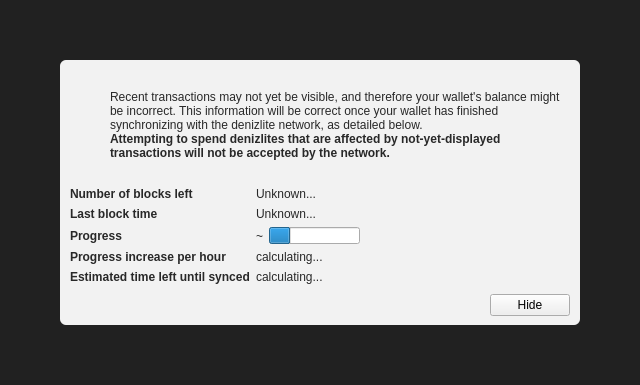
<?xml version="1.0" encoding="UTF-8"?>
<ui version="4.0">
 <class>ModalOverlay</class>
 <widget class="ModalOverlay" name="ModalOverlay">
  <property name="geometry">
   <rect>
    <x>0</x>
    <y>0</y>
    <width>640</width>
    <height>385</height>
   </rect>
  </property>
  <property name="windowTitle">
   <string>Form</string>
  </property>
  <layout class="QVBoxLayout" name="verticalLayout" stretch="0">
   <property name="sizeConstraint">
    <enum>QLayout::SetDefaultConstraint</enum>
   </property>
   <property name="leftMargin">
    <number>0</number>
   </property>
   <property name="topMargin">
    <number>0</number>
   </property>
   <property name="rightMargin">
    <number>0</number>
   </property>
   <property name="bottomMargin">
    <number>0</number>
   </property>
   <item>
    <widget class="QWidget" name="bgWidget" native="true">
     <property name="styleSheet">
      <string notr="true">#bgWidget { background: rgba(0,0,0,220); }</string>
     </property>
     <layout class="QVBoxLayout" name="verticalLayoutMain" stretch="1">
      <property name="leftMargin">
       <number>60</number>
      </property>
      <property name="topMargin">
       <number>60</number>
      </property>
      <property name="rightMargin">
       <number>60</number>
      </property>
      <property name="bottomMargin">
       <number>60</number>
      </property>
      <item>
       <widget class="QWidget" name="contentWidget" native="true">
        <property name="styleSheet">
         <string notr="true">#contentWidget { background: rgba(255,255,255,240); border-radius: 6px; }

QLabel { color: rgb(40,40,40);  }</string>
        </property>
        <layout class="QVBoxLayout" name="verticalLayoutSub" stretch="1,0,0,0">
         <property name="spacing">
          <number>0</number>
         </property>
         <property name="leftMargin">
          <number>10</number>
         </property>
         <property name="topMargin">
          <number>10</number>
         </property>
         <property name="rightMargin">
          <number>10</number>
         </property>
         <property name="bottomMargin">
          <number>10</number>
         </property>
         <item>
          <layout class="QHBoxLayout" name="horizontalLayoutIconText" stretch="0,1">
           <property name="topMargin">
            <number>20</number>
           </property>
           <item>
            <layout class="QVBoxLayout" name="verticalLayoutIcon">
             <property name="leftMargin">
              <number>0</number>
             </property>
             <item>
              <widget class="QPushButton" name="warningIcon">
               <property name="enabled">
                <bool>false</bool>
               </property>
               <property name="text">
                <string/>
               </property>
               <property name="icon">
                <iconset>
                 <normaloff>:/icons/warning</normaloff>
                 <disabledoff>:/icons/warning</disabledoff>:/icons/warning</iconset>
               </property>
               <property name="iconSize">
                <size>
                 <width>48</width>
                 <height>48</height>
                </size>
               </property>
               <property name="flat">
                <bool>true</bool>
               </property>
              </widget>
             </item>
             <item>
              <spacer name="verticalSpacerWarningIcon">
               <property name="orientation">
                <enum>Qt::Vertical</enum>
               </property>
               <property name="sizeHint" stdset="0">
                <size>
                 <width>20</width>
                 <height>40</height>
                </size>
               </property>
              </spacer>
             </item>
            </layout>
           </item>
           <item>
            <layout class="QVBoxLayout" name="verticalLayoutInfoText">
             <property name="leftMargin">
              <number>0</number>
             </property>
             <property name="topMargin">
              <number>0</number>
             </property>
             <item>
              <widget class="QLabel" name="infoText">
               <property name="text">
                <string>Recent transactions may not yet be visible, and therefore your wallet's balance might be incorrect. This information will be correct once your wallet has finished synchronizing with the denizlite network, as detailed below.</string>
               </property>
               <property name="textFormat">
                <enum>Qt::RichText</enum>
               </property>
               <property name="wordWrap">
                <bool>true</bool>
               </property>
              </widget>
             </item>
             <item>
              <widget class="QLabel" name="infoTextStrong">
               <property name="font">
                <font>
                 <weight>75</weight>
                 <bold>true</bold>
                </font>
               </property>
               <property name="text">
                <string>Attempting to spend denizlites that are affected by not-yet-displayed transactions will not be accepted by the network.</string>
               </property>
               <property name="textFormat">
                <enum>Qt::RichText</enum>
               </property>
               <property name="wordWrap">
                <bool>true</bool>
               </property>
              </widget>
             </item>
             <item>
              <spacer name="verticalSpacerInTextSpace">
               <property name="orientation">
                <enum>Qt::Vertical</enum>
               </property>
               <property name="sizeHint" stdset="0">
                <size>
                 <width>20</width>
                 <height>40</height>
                </size>
               </property>
              </spacer>
             </item>
            </layout>
           </item>
          </layout>
         </item>
         <item>
          <spacer name="verticalSpacerAfterText">
           <property name="orientation">
            <enum>Qt::Vertical</enum>
           </property>
           <property name="sizeHint" stdset="0">
            <size>
             <width>20</width>
             <height>40</height>
            </size>
           </property>
          </spacer>
         </item>
         <item>
          <layout class="QFormLayout" name="formLayout">
           <property name="fieldGrowthPolicy">
            <enum>QFormLayout::FieldsStayAtSizeHint</enum>
           </property>
           <property name="horizontalSpacing">
            <number>6</number>
           </property>
           <property name="verticalSpacing">
            <number>6</number>
           </property>
           <property name="topMargin">
            <number>10</number>
           </property>
           <item row="0" column="0">
            <widget class="QLabel" name="labelNumberOfBlocksLeft">
             <property name="font">
              <font>
               <weight>75</weight>
               <bold>true</bold>
              </font>
             </property>
             <property name="text">
              <string>Number of blocks left</string>
             </property>
            </widget>
           </item>
           <item row="0" column="1">
            <widget class="QLabel" name="numberOfBlocksLeft">
             <property name="text">
              <string>Unknown...</string>
             </property>
            </widget>
           </item>
           <item row="1" column="0">
            <widget class="QLabel" name="labelLastBlockTime">
             <property name="font">
              <font>
               <weight>75</weight>
               <bold>true</bold>
              </font>
             </property>
             <property name="text">
              <string>Last block time</string>
             </property>
            </widget>
           </item>
           <item row="1" column="1">
            <widget class="QLabel" name="newestBlockDate">
             <property name="sizePolicy">
              <sizepolicy hsizetype="Maximum" vsizetype="Preferred">
               <horstretch>0</horstretch>
               <verstretch>0</verstretch>
              </sizepolicy>
             </property>
             <property name="text">
              <string>Unknown...</string>
             </property>
            </widget>
           </item>
           <item row="2" column="0">
            <widget class="QLabel" name="labelSyncDone">
             <property name="font">
              <font>
               <weight>75</weight>
               <bold>true</bold>
              </font>
             </property>
             <property name="text">
              <string>Progress</string>
             </property>
            </widget>
           </item>
           <item row="2" column="1">
            <layout class="QHBoxLayout" name="horizontalLayoutSync" stretch="0,1">
             <item>
              <widget class="QLabel" name="percentageProgress">
               <property name="text">
                <string notr="true">~</string>
               </property>
              </widget>
             </item>
             <item>
              <widget class="QProgressBar" name="progressBar">
               <property name="value">
                <number>24</number>
               </property>
               <property name="format">
                <string/>
               </property>
              </widget>
             </item>
            </layout>
           </item>
           <item row="4" column="0">
            <widget class="QLabel" name="labelProgressIncrease">
             <property name="font">
              <font>
               <weight>75</weight>
               <bold>true</bold>
              </font>
             </property>
             <property name="text">
              <string>Progress increase per hour</string>
             </property>
            </widget>
           </item>
           <item row="4" column="1">
            <widget class="QLabel" name="progressIncreasePerH">
             <property name="text">
              <string>calculating...</string>
             </property>
            </widget>
           </item>
           <item row="5" column="0">
            <widget class="QLabel" name="labelEstimatedTimeLeft">
             <property name="font">
              <font>
               <weight>75</weight>
               <bold>true</bold>
              </font>
             </property>
             <property name="text">
              <string>Estimated time left until synced</string>
             </property>
            </widget>
           </item>
           <item row="5" column="1">
            <widget class="QLabel" name="expectedTimeLeft">
             <property name="text">
              <string>calculating...</string>
             </property>
            </widget>
           </item>
          </layout>
         </item>
         <item>
          <layout class="QHBoxLayout" name="horizontalLayoutButtons">
           <property name="leftMargin">
            <number>10</number>
           </property>
           <property name="topMargin">
            <number>10</number>
           </property>
           <item>
            <spacer name="horizontalSpacer">
             <property name="orientation">
              <enum>Qt::Horizontal</enum>
             </property>
             <property name="sizeHint" stdset="0">
              <size>
               <width>40</width>
               <height>20</height>
              </size>
             </property>
            </spacer>
           </item>
           <item>
            <widget class="QPushButton" name="closeButton">
             <property name="text">
              <string>Hide</string>
             </property>
            </widget>
           </item>
          </layout>
         </item>
        </layout>
       </widget>
      </item>
     </layout>
    </widget>
   </item>
  </layout>
 </widget>
 <customwidgets>
  <customwidget>
   <class>ModalOverlay</class>
   <extends>QWidget</extends>
   <header>modaloverlay.h</header>
   <container>1</container>
  </customwidget>
 </customwidgets>
 <resources/>
 <connections/>
</ui>
